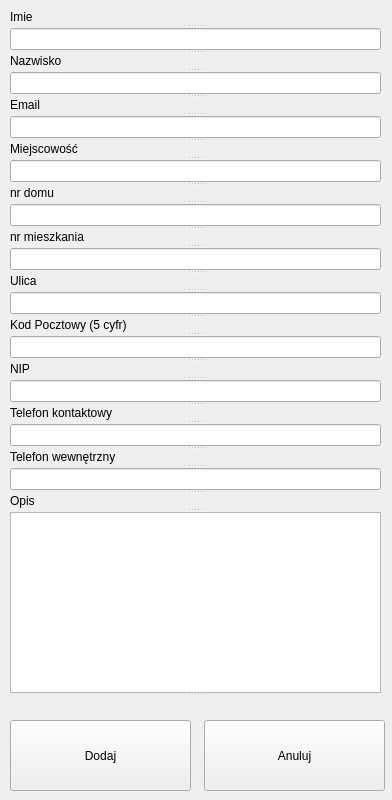
<?xml version="1.0" encoding="UTF-8"?>
<ui version="4.0">
 <class>Dodaj_klienta</class>
 <widget class="QWidget" name="Dodaj_klienta">
  <property name="geometry">
   <rect>
    <x>0</x>
    <y>0</y>
    <width>392</width>
    <height>800</height>
   </rect>
  </property>
  <property name="windowTitle">
   <string>Dodaj_klienta</string>
  </property>
  <widget class="QPushButton" name="dodaj_btn">
   <property name="geometry">
    <rect>
     <x>10</x>
     <y>720</y>
     <width>181</width>
     <height>71</height>
    </rect>
   </property>
   <property name="text">
    <string>Dodaj</string>
   </property>
  </widget>
  <widget class="QPushButton" name="anuluj_btn">
   <property name="geometry">
    <rect>
     <x>204</x>
     <y>720</y>
     <width>181</width>
     <height>71</height>
    </rect>
   </property>
   <property name="text">
    <string>Anuluj</string>
   </property>
  </widget>
  <widget class="QSplitter" name="splitter">
   <property name="geometry">
    <rect>
     <x>10</x>
     <y>10</y>
     <width>371</width>
     <height>701</height>
    </rect>
   </property>
   <property name="orientation">
    <enum>Qt::Vertical</enum>
   </property>
   <widget class="QLabel" name="label">
    <property name="text">
     <string>Imie</string>
    </property>
   </widget>
   <widget class="QLineEdit" name="imie_txt"/>
   <widget class="QLabel" name="label_2">
    <property name="text">
     <string>Nazwisko</string>
    </property>
   </widget>
   <widget class="QLineEdit" name="nazwisko_txt"/>
   <widget class="QLabel" name="lbl3">
    <property name="text">
     <string>Email</string>
    </property>
   </widget>
   <widget class="QLineEdit" name="email_txt"/>
   <widget class="QLabel" name="lbl4">
    <property name="text">
     <string>Miejscowość</string>
    </property>
   </widget>
   <widget class="QLineEdit" name="miejsc_txt"/>
   <widget class="QLabel" name="lbl5">
    <property name="text">
     <string>nr domu</string>
    </property>
   </widget>
   <widget class="QLineEdit" name="dom_txt"/>
   <widget class="QLabel" name="lbl5_2">
    <property name="text">
     <string>nr mieszkania</string>
    </property>
   </widget>
   <widget class="QLineEdit" name="mieszkanie_txt"/>
   <widget class="QLabel" name="label_8">
    <property name="text">
     <string>Ulica</string>
    </property>
   </widget>
   <widget class="QLineEdit" name="ul_txt"/>
   <widget class="QLabel" name="label_6">
    <property name="text">
     <string>Kod Pocztowy (5 cyfr)</string>
    </property>
   </widget>
   <widget class="QLineEdit" name="kod_txt"/>
   <widget class="QLabel" name="label_9">
    <property name="text">
     <string>NIP</string>
    </property>
   </widget>
   <widget class="QLineEdit" name="nip_txt"/>
   <widget class="QLabel" name="label_10">
    <property name="text">
     <string>Telefon kontaktowy</string>
    </property>
   </widget>
   <widget class="QLineEdit" name="kont_txt"/>
   <widget class="QLabel" name="label_11">
    <property name="text">
     <string>Telefon wewnętrzny</string>
    </property>
   </widget>
   <widget class="QLineEdit" name="wew_txt"/>
   <widget class="QLabel" name="label_12">
    <property name="text">
     <string>Opis</string>
    </property>
   </widget>
   <widget class="QTextEdit" name="opis_txt"/>
   <widget class="QLabel" name="niepoprawnedane_lbl">
    <property name="text">
     <string/>
    </property>
   </widget>
  </widget>
 </widget>
 <layoutdefault spacing="6" margin="11"/>
 <resources/>
 <connections/>
</ui>
